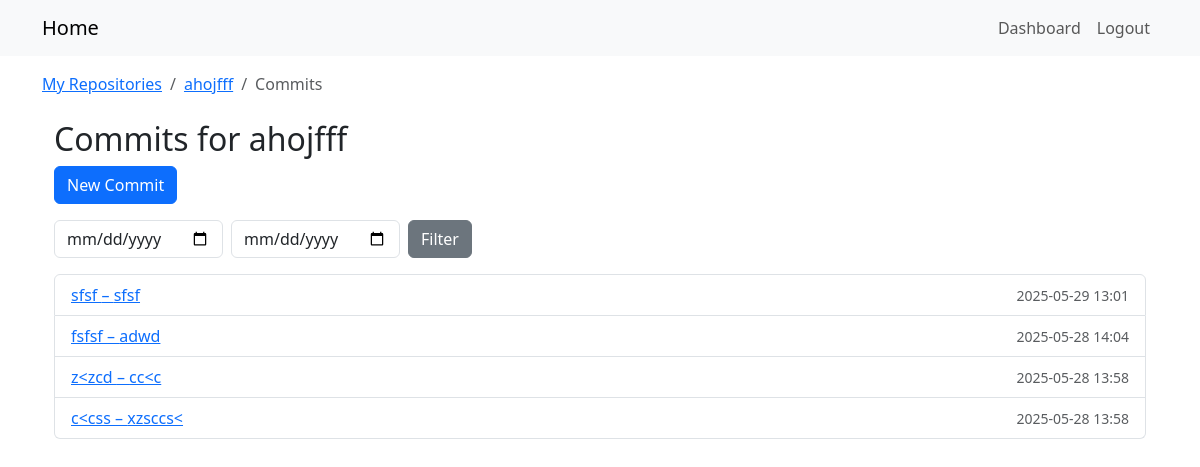
/repos/2/commits/ (signed in), run on the app's committed database.
### repos_app/models.py (models this page shows, shortened)
class Repository(models.Model):
    owner = models.ForeignKey(User, on_delete=models.CASCADE, related_name='repositories')
    name = models.CharField(max_length=120)
    description = models.TextField(blank=True)
    is_private = models.BooleanField(default=False)
    created_at = models.DateTimeField(auto_now_add=True)
    class Meta:
        unique_together = ('owner', 'name')

class Commit(models.Model):
    repository = models.ForeignKey(Repository, on_delete=models.CASCADE, related_name='commits')
    author     = models.ForeignKey(User,       on_delete=models.CASCADE, related_name='commits')
    message    = models.CharField(max_length=255)
    hash       = models.CharField(max_length=40, unique=True)
    timestamp  = models.DateTimeField(auto_now_add=True)

### repos_app/views.py (the view)
def commit_list(request, repo_pk):
    repo = get_object_or_404(Repository, pk=repo_pk, owner=request.user)
    form = CommitFilterForm(request.GET)
    qs = repo.commits.order_by('-timestamp')
    if form.is_valid():
        sd = form.cleaned_data['start_date']
        ed = form.cleaned_data['end_date']
        if sd:
            qs = qs.filter(timestamp__date__gte=sd)
        if ed:
            qs = qs.filter(timestamp__date__lte=ed)
    return render(request, 'repos_app/commit_list.html', {
        'repo': repo,
        'commits': qs,
        'filter_form': form,
    })

### repos_app/forms.py
class CommitFilterForm(forms.Form):
    start_date = forms.DateField(
        required=False,
        label='From',
        widget=forms.DateInput(attrs={'type':'date', 'class':'form-control'})
    )
    end_date = forms.DateField(
        required=False,
        label='To',
        widget=forms.DateInput(attrs={'type':'date', 'class':'form-control'})
    )

### templates/repos_app/commit_list.html
{% extends "base.html" %}
{% block breadcrumbs %}
<nav aria-label="breadcrumb">
  <ol class="breadcrumb mb-0">
    <li class="breadcrumb-item">
      <a href="{% url 'repos_app:repo_list' %}">My Repositories</a>
    </li>
    <li class="breadcrumb-item">
      <a href="{% url 'repos_app:repo_detail' repo.pk %}">{{ repo.name }}</a>
    </li>
    <li class="breadcrumb-item active" aria-current="page">Commits</li>
  </ol>
</nav>
{% endblock %}
{% block content %}
<div class="container mt-4">
  <h2>Commits for {{ repo.name }}</h2>
  <a class="btn btn-primary mb-3"
     href="{% url 'repos_app:commit_create' repo.pk %}">
    New Commit
  </a>
  <form class="row g-2 mb-3" method="get">
    <div class="col-auto">
      {{ filter_form.start_date }}
    </div>
    <div class="col-auto">
      {{ filter_form.end_date }}
    </div>
    <div class="col-auto">
      <button class="btn btn-secondary">Filter</button>
    </div>
  </form>
  <ul class="list-group">
    {% for c in commits %}
      <li class="list-group-item d-flex justify-content-between align-items-center">
        <a href="{% url 'repos_app:commit_detail' repo_pk=repo.pk hash=c.hash %}">
          {{ c.hash|slice:":7" }} – {{ c.message }}
        </a>
        <small class="text-muted">{{ c.timestamp|date:"Y-m-d H:i" }}</small>
      </li>
    {% empty %}
      <li class="list-group-item">No commits yet</li>
    {% endfor %}
  </ul>
</div>
{% endblock %}

### data on the page
Repository: name "ahojfff"
Commit: hash "sfsf", message "sfsf", timestamp "2025-05-29 13:01"
Commit: hash "fsfsf", message "adwd", timestamp "2025-05-28 14:04"
Commit: hash "z<zcd", message "cc<c", timestamp "2025-05-28 13:58"
Commit: hash "c<css", message "xzsccs<", timestamp "2025-05-28 13:58"
